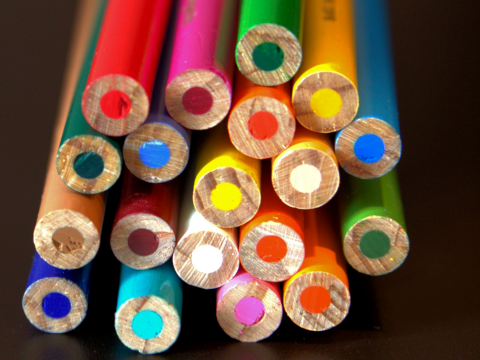
#> input picture images/pencil.png, 480 x 360 px
$ jupyter execute 06b_colour_description.ipynb
#> lines starting #> are read from the running program, lines starting #| are printed output that depends on the picture
## 06 - Colour Images
### Part 2 - Image description

Colour can also be a good image descriptor to allow comparing images based on their content. Histogram-based methods are often employed for this type of task

[cell 1]
import numpy as np
import matplotlib.pyplot as plt
import matplotlib as mpl
import imageio

[cell 2]
img1 = imageio.imread("images/pencil.png")
#> img1 is the input picture: shape (360, 480, 3); mean R, G, B 109.6, 78.7, 58.8
img2 = imageio.imread("images/pencil.jpg")
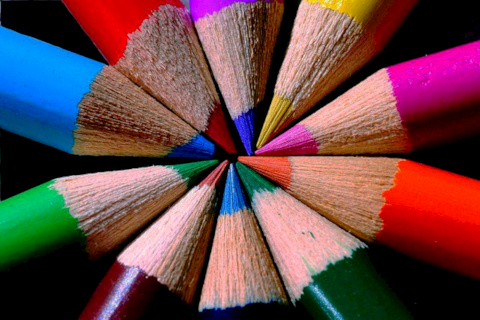
#> input picture images/pencil.jpg, 480 x 320 px
#> img2 is the input picture: shape (320, 480, 3); mean R, G, B 104.8, 69.8, 71.9
img3 = imageio.imread("images/mountain.jpg")
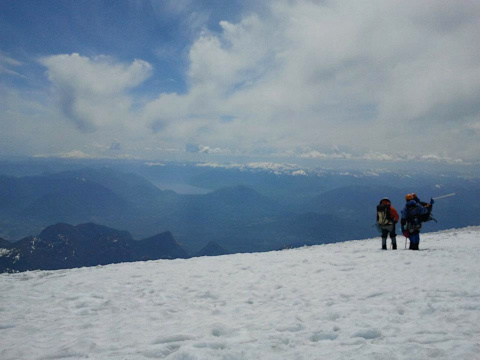
#> input picture images/mountain.jpg, 480 x 360 px
#> img3 is the input picture: shape (360, 480, 3); mean R, G, B 127.2, 143.7, 158.3
plt.figure(figsize=(20,10))
plt.subplot(131); plt.imshow(img1)
plt.subplot(132); plt.imshow(img2)
plt.subplot(133); plt.imshow(img3)
plt.show()
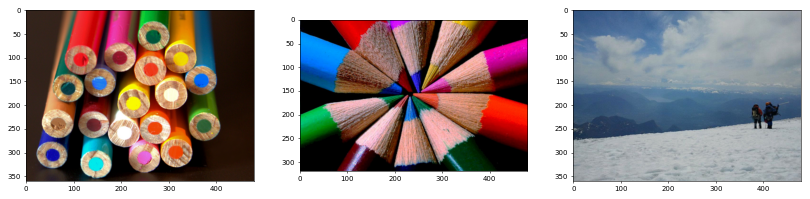
#> figure drawn by matplotlib, 3 panels

print("Image 1 size: ", str(img1.shape))
#| Image 1 size:  (360, 480, 3)
print("Image 2 size: ", str(img2.shape))
#| Image 2 size:  (320, 480, 3)
print("Image 3 size: ", str(img3.shape))
#| Image 3 size:  (360, 480, 3)

We want to define a method that gets any colour image as input and outputs a vector $\in R^m$ so that we are able to write distance functions between images in this space of colour attributes (often called features space) with $m$ dimensions.

A simple way to do it would be to use the histograms of all RGB channels

[cell 3]
def RGB_histogram(img, bins):
    hist_R,_ = np.histogram(img[:,:,0], bins=bins, range=(0,255))
    hist_G,_ = np.histogram(img[:,:,1], bins=bins, range=(0,255))
    hist_B,_ = np.histogram(img[:,:,2], bins=bins, range=(0,255))
    return np.concatenate( (hist_R, hist_G, hist_B) )

[cell 4]
rgbh_1 = RGB_histogram(img1, 256)
#> in RGB_histogram, `hist_R,_ = np.histogram(img[:,:,0], bins=bins, range=(0,255))`: hist_R = 256 values, max 11002 at index 0, min 0 at index 89, mean 675
#> in RGB_histogram, `hist_G,_ = np.histogram(img[:,:,1], bins=bins, range=(0,255))`: hist_G = 256 values, max 10803 at index 0, min 0 at index 76, mean 675
#> in RGB_histogram, `hist_B,_ = np.histogram(img[:,:,2], bins=bins, range=(0,255))`: hist_B = 256 values, max 25485 at index 0, min 0 at index 100, mean 675
#> rgbh_1 = 768 values, max 25485 at index 512, min 0 at index 89, mean 675
rgbh_2 = RGB_histogram(img2, 256)
#> rgbh_2 = 768 values, max 44614 at index 512, min 0 at index 491, mean 600
rgbh_3 = RGB_histogram(img3, 256)
#> rgbh_3 = 768 values, max 4304 at index 684, min 0 at index 198, mean 675

# printing the vector size
print(rgbh_1.shape)
#| (768,)

### Distance functions
In addition to defining a method for extracting a feature vector, it is important to define distance functions that operate on those vectors. Formally we want a function $d:R^m \rightarrow R^1$.

The Euclidean distance, or l-2 norm distance is the most widely used. Considering a pair of vectors $q$ and $p$ with $m$ dimensions each, it can be computed as follows

$\frac{1}{m} \sum_{i} (q_i - p_i)^2$

[cell 5]
def Euclidean_distance(p, q):
    dist = np.sum(np.square(p-q))/float(p.shape[0])
    return dist

[cell 6]
print("Distance 1-2 = %.3f" % (Euclidean_distance(rgbh_1, rgbh_2)))
#> in Euclidean_distance, `dist = np.sum(np.square(p-q))/float(p.shape[0])`: dist = 3339450.7
#| Distance 1-2 = 3339450.740
print("Distance 1-3 = %.3f" % (Euclidean_distance(rgbh_1, rgbh_3)))
#| Distance 1-3 = 2815943.279
print("Distance 2-3 = %.3f" % (Euclidean_distance(rgbh_2, rgbh_3)))
#| Distance 2-3 = 7820033.565

Comparing the distances we note that indeed the images 1 and 2 are closer when compared to the distances between 1 and 3 and 2 and 3.

However, one problem is the high dimensionality of the features space, with $m=768$. One way to reduce would be to quantise the histograms into less bins, e.g. 16 bins each.

[cell 7]
rgbh_1 = RGB_histogram(img1, 16)
#> rgbh_1 = 48 values, max 65784 at index 32, min 1569 at index 45, mean 10800
rgbh_2 = RGB_histogram(img2, 16)
#> rgbh_2 = 48 values, max 65659 at index 32, min 1 at index 31, mean 9600
rgbh_3 = RGB_histogram(img3, 16)
#> rgbh_3 = 48 values, max 53391 at index 42, min 0 at index 13, mean 10800

print("Feature vector size = %d " % (rgbh_1.shape[0]))
#| Feature vector size = 48
print("Distance 1-2 = %.3f" % (Euclidean_distance(rgbh_1, rgbh_2)))
#| Distance 1-2 = 77260664.167
print("Distance 1-3 = %.3f" % (Euclidean_distance(rgbh_1, rgbh_3)))
#| Distance 1-3 = 401187541.458
print("Distance 2-3 = %.3f" % (Euclidean_distance(rgbh_2, rgbh_3)))
#| Distance 2-3 = 412768548.542

Another approach is to obtain a single channel from the RGB image, combining the colour channels using a RGB to grayscale conversion. There are many methods, such as Intensity, Luminance, Luma and other. Let us use the Luminance, which is a weighted averabe of the colour channels.

[cell 8]
def normalize_minmax(f, factor):
    f_min = np.min(f)
    f_max = np.max(f)
    f = (f - f_min)/(f_max-f_min)
    return (f*factor)


def Luminance(img):
    img = np.array(img, copy=True).astype(float)
    # computing conversion
    new_img = np.zeros((img.shape[0], img.shape[1]))
    new_img = img[:,:,0]*0.299 + img[:,:,1]*0.587 + img[:,:,2]*0.114
    new_img = normalize_minmax(new_img, 255)

    return new_img

[cell 9]
plt.figure(figsize=(20,10))
plt.subplot(231); plt.imshow(img1)
plt.subplot(232); plt.imshow(img2)
plt.subplot(233); plt.imshow(img3)
plt.subplot(234); plt.imshow(Luminance(img1), cmap="gray")
#> in Luminance, `new_img = img[:,:,0]*0.299 + img[:,:,1]*0.587 + img[:,:,2]*0.114`:
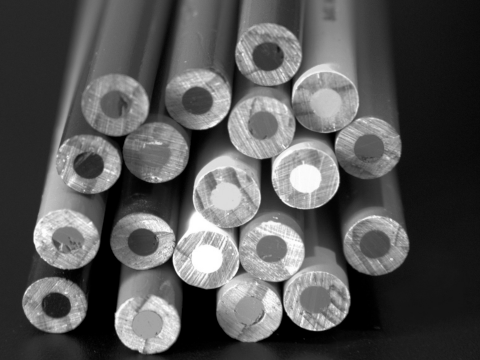
#> new_img: shape (360, 480) float64; min 0, max 255, mean 85.7
#> in normalize_minmax, `f_min = np.min(f)`: f_min = 0
#> in normalize_minmax, `f_max = np.max(f)`: f_max = 255
plt.subplot(235); plt.imshow(Luminance(img2), cmap="gray")
#> in Luminance (call 2), `new_img = img[:,:,0]*0.299 + img[:,:,1]*0.587 + img[:,:,2]*0.114`:
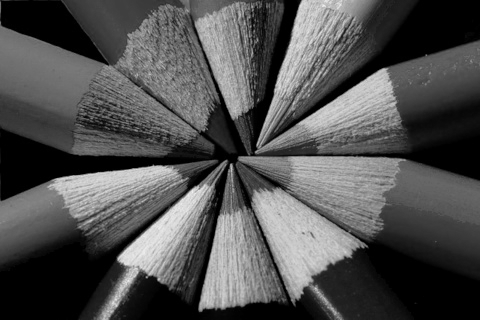
#> new_img: shape (320, 480) float64; min 0, max 240.9, mean 80.5
plt.subplot(236); plt.imshow(Luminance(img3), cmap="gray")
#> in Luminance (call 3), `new_img = img[:,:,0]*0.299 + img[:,:,1]*0.587 + img[:,:,2]*0.114`:
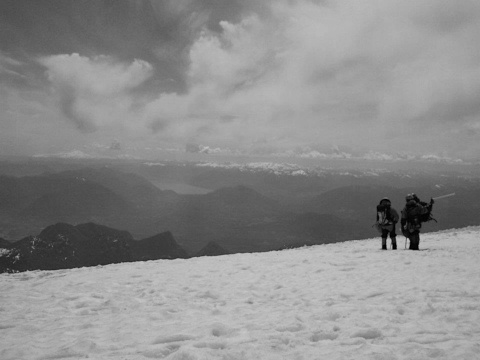
#> new_img: shape (360, 480) float64; min 0.228, max 200.2, mean 140.4
#> call 3 of normalize_minmax, with factor = 255
#> in normalize_minmax (call 3), `f_min = np.min(f)`: f_min = 0.228
#> in normalize_minmax (call 3), `f_max = np.max(f)`: f_max = 200.2
#> in normalize_minmax (call 3), `f = (f - f_min)/(f_max-f_min)`:
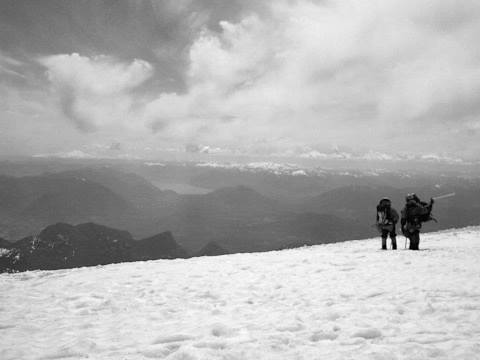
#> f: shape (360, 480) float64; min 0, max 1, mean 0.701

plt.show()

[cell 10]
def grayscale_histogram(img, bins):
    hist,_ = np.histogram(img, bins=bins, range=(0,255))
    return hist

[cell 11]
gh_1 = grayscale_histogram(img1, 48)
#> in grayscale_histogram, `hist,_ = np.histogram(img, bins=bins, range=(0,255))`: hist = 48 values, max 77640 at index 0, min 3809 at index 46, mean 10800
#> gh_1 has the same summary as hist in grayscale_histogram
gh_2 = grayscale_histogram(img2, 48)
#> gh_2 = 48 values, max 164344 at index 0, min 2635 at index 43, mean 9600
gh_3 = grayscale_histogram(img3, 48)
#> gh_3 = 48 values, max 56386 at index 32, min 0 at index 39, mean 10800

print("Feature vector size = %d " % (gh_1.shape[0]))
#| Feature vector size = 48
print("Distance 1-2 = %.3f" % (Euclidean_distance(gh_1, gh_2)))
#| Distance 1-2 = 215788279.250
print("Distance 1-3 = %.3f" % (Euclidean_distance(gh_1, gh_3)))
#| Distance 1-3 = 409869559.083
print("Distance 2-3 = %.3f" % (Euclidean_distance(gh_2, gh_3)))
#| Distance 2-3 = 743038029.958

Therefore, even after projecting the RGB colour space into a single-channel space, it is possible to obtain a fair comparison between the images.

However, we used images that are easy to discriminate. More complex cases would require methods that are able to capture other attributes in terms of colour, such as considering the regions the colour appears: flat regions, texture regions, borders, and not only the frequency of colours as demonstrated.

Alternative distance functions are also important to consider. For colour features spaces, the logarithm function may be useful to decrease the influence of background colours in the sum, and output smaller numbers.

[cell 12]
def Log_Euclidean_distance(p, q):
    pl = np.log2(p.astype(float)+1)
    ql = np.log2(q.astype(float)+1)

    dist = np.sum(np.square(pl-ql))/float(pl.shape[0])
    return dist

[cell 13]
print("Log Euclidean distances")
print("Distance 1-2 = %.3f" % (Log_Euclidean_distance(gh_1, gh_2)))
#> in Log_Euclidean_distance, `pl = np.log2(p.astype(float)+1)`: pl = 48 values, max 16.24 at index 0, min 11.9 at index 46, mean 13.03
#> in Log_Euclidean_distance, `ql = np.log2(q.astype(float)+1)`: ql = 48 values, max 17.33 at index 0, min 11.36 at index 43, mean 12.63
#> in Log_Euclidean_distance, `dist = np.sum(np.square(pl-ql))/float(pl.shape[0])`: dist = 0.957
#| Distance 1-2 = 0.957
print("Distance 1-3 = %.3f" % (Log_Euclidean_distance(gh_1, gh_3)))
#| Distance 1-3 = 36.648
print("Distance 2-3 = %.3f" % (Log_Euclidean_distance(gh_2, gh_3)))
#| Distance 2-3 = 31.602
